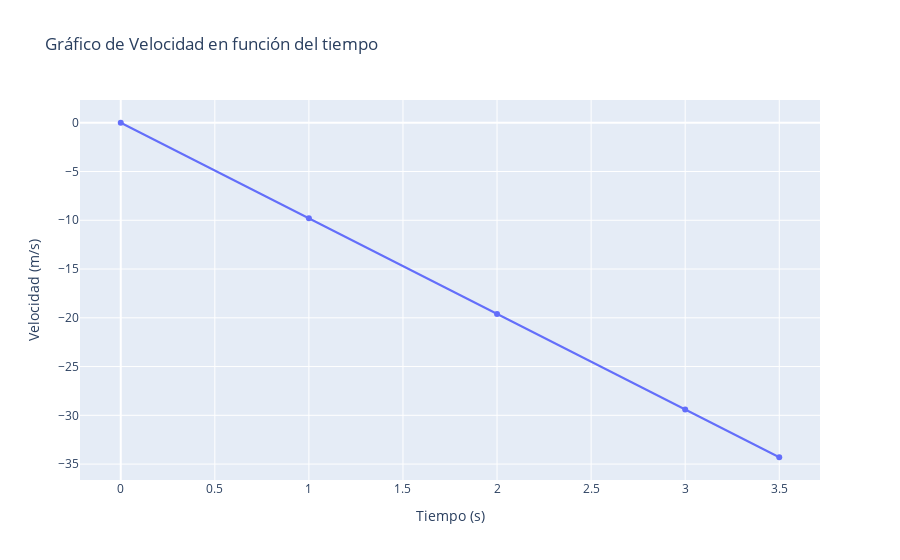
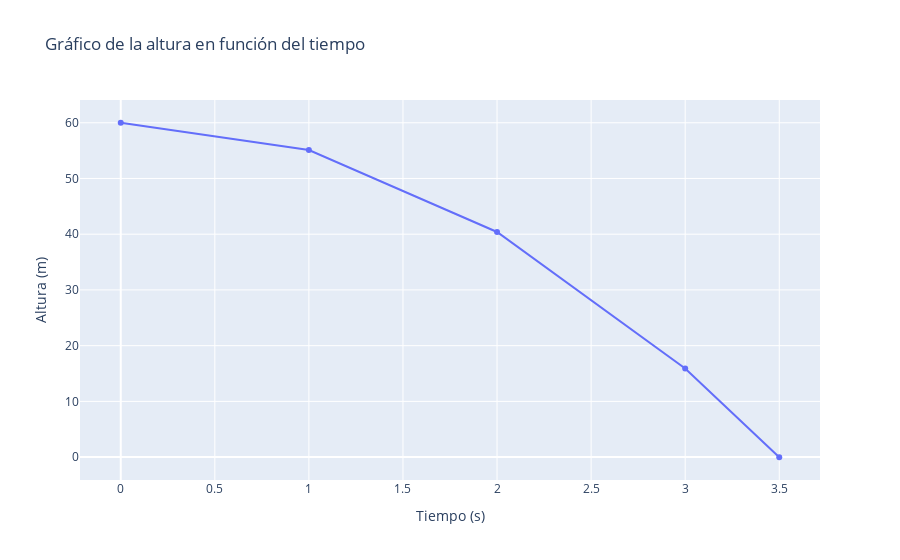

Notebook cell for these charts, in order:
### Markdown cell above
# Descripción gráfica con plotly de la velocidad de los cuerpos en caída libre.

### Code cell
from plotly import graph_objects as go
import numpy as np 
import pandas as pd 

def v(t):
    return -9.8 * t

tiempos = np.array([0, 1, 2, 3, 3.5])
velocidades = v(tiempos)

hInicial = 60 # altura dada en metros

def h(t):
    return hInicial - 9.8 * (t ** 2 / 2) 

alturas = h(tiempos)

tabla = pd.DataFrame({'t': tiempos, 'v': velocidades, 'h': alturas})

fig = go.Figure()

# Agregar la gráfica de la velocidad
fig.add_trace(go.Scatter(x=tiempos, y=velocidades, mode='lines+markers', name='Velocidad'))

# Configurar el diseño del gráfico
fig.update_layout(title='Gráfico de Velocidad en función del tiempo',
                   xaxis_title='Tiempo (s)',
                   yaxis_title='Velocidad (m/s)')

# Mostrar el gráfico
fig.show()

fig2 = go.Figure()

# Agregar la gráfica de la velocidad
fig2.add_trace(go.Scatter(x=tiempos, y=alturas, mode='lines+markers', name='Función altura'))

# Configurar el diseño del gráfico
fig2.update_layout(title='Gráfico de la altura en función del tiempo',
                   xaxis_title='Tiempo (s)',
                   yaxis_title='Altura (m)')

# Mostrar el gráfico
fig2.show()

### Figure 1 — Plotly figure (JSON) as saved in the notebook; plotly's stock layout.template omitted (floating-point values rounded to 4 significant figures)
{"data": [{"mode": "lines+markers", "name": "Velocidad", "type": "scatter", "x": [0, 1, 2, 3, 3.5], "y": [0, -9.8, -19.6, -29.4, -34.3]}], "layout": {"title": {"text": "Gráfico de Velocidad en función del tiempo"}, "xaxis": {"title": {"text": "Tiempo (s)"}}, "yaxis": {"title": {"text": "Velocidad (m/s)"}}}}

### Figure 2 — Plotly figure (JSON) as saved in the notebook; plotly's stock layout.template omitted (floating-point values rounded to 4 significant figures)
{"data": [{"mode": "lines+markers", "name": "Función altura", "type": "scatter", "x": [0, 1, 2, 3, 3.5], "y": [60, 55.1, 40.4, 15.9, -0.025]}], "layout": {"title": {"text": "Gráfico de la altura en función del tiempo"}, "xaxis": {"title": {"text": "Tiempo (s)"}}, "yaxis": {"title": {"text": "Altura (m)"}}}}
